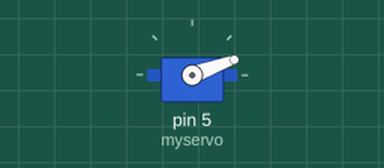
A sketch run on a simulated Arduino Uno, built with avr-gcc and run on an emulated ATmega328P. Parts: servo.

Above: at 0.1 s.
At 2.1 s:
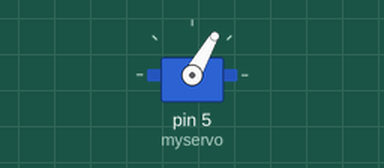
At 4.1 s:
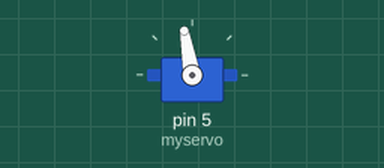
At 8.1 s:
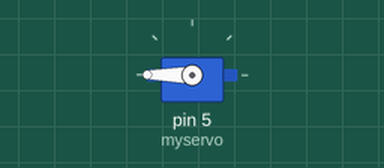
Timing chart, 0 to 9.6 s (numbered marks = the images above):
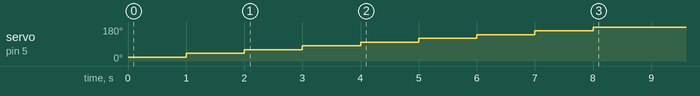

The sketch:

servo-loop.ino
```cpp
#include <Servo.h>
Servo myservo;  // create servo object to control a servo
int angle = 20;
int i = 0;
void setup() {
  for(i = 1; i < 10; i++) {
    Serial.begin(115200);
    myservo.attach(5);      // attach the servo object on to pin 9
    myservo.write(angle*i); // tell servo to rotate by 20 degrees
    delay(1000);            // waits for a sec
  }
  myservo.detach();
}
void loop() {
}
```
